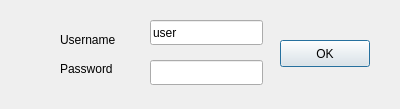
<?xml version="1.0" encoding="UTF-8"?>
<ui version="4.0">
 <class>loginClass</class>
 <widget class="QDialog" name="loginClass">
  <property name="geometry">
   <rect>
    <x>0</x>
    <y>0</y>
    <width>400</width>
    <height>109</height>
   </rect>
  </property>
  <property name="windowTitle">
   <string>Είσοδος</string>
  </property>
  <widget class="QLabel" name="label">
   <property name="geometry">
    <rect>
     <x>60</x>
     <y>30</y>
     <width>67</width>
     <height>33</height>
    </rect>
   </property>
   <property name="text">
    <string>Username
</string>
   </property>
  </widget>
  <widget class="QLabel" name="label_2">
   <property name="geometry">
    <rect>
     <x>60</x>
     <y>60</y>
     <width>62</width>
     <height>17</height>
    </rect>
   </property>
   <property name="text">
    <string>Password</string>
   </property>
  </widget>
  <widget class="QLineEdit" name="userlineEdit">
   <property name="geometry">
    <rect>
     <x>150</x>
     <y>20</y>
     <width>113</width>
     <height>25</height>
    </rect>
   </property>
   <property name="text">
    <string>user</string>
   </property>
  </widget>
  <widget class="QLineEdit" name="passlineEdit_2">
   <property name="geometry">
    <rect>
     <x>150</x>
     <y>60</y>
     <width>113</width>
     <height>25</height>
    </rect>
   </property>
   <property name="echoMode">
    <enum>QLineEdit::Password</enum>
   </property>
  </widget>
  <widget class="QPushButton" name="okButton">
   <property name="geometry">
    <rect>
     <x>280</x>
     <y>40</y>
     <width>90</width>
     <height>27</height>
    </rect>
   </property>
   <property name="text">
    <string>OK</string>
   </property>
  </widget>
 </widget>
 <layoutdefault spacing="6" margin="11"/>
 <resources/>
 <connections/>
</ui>
